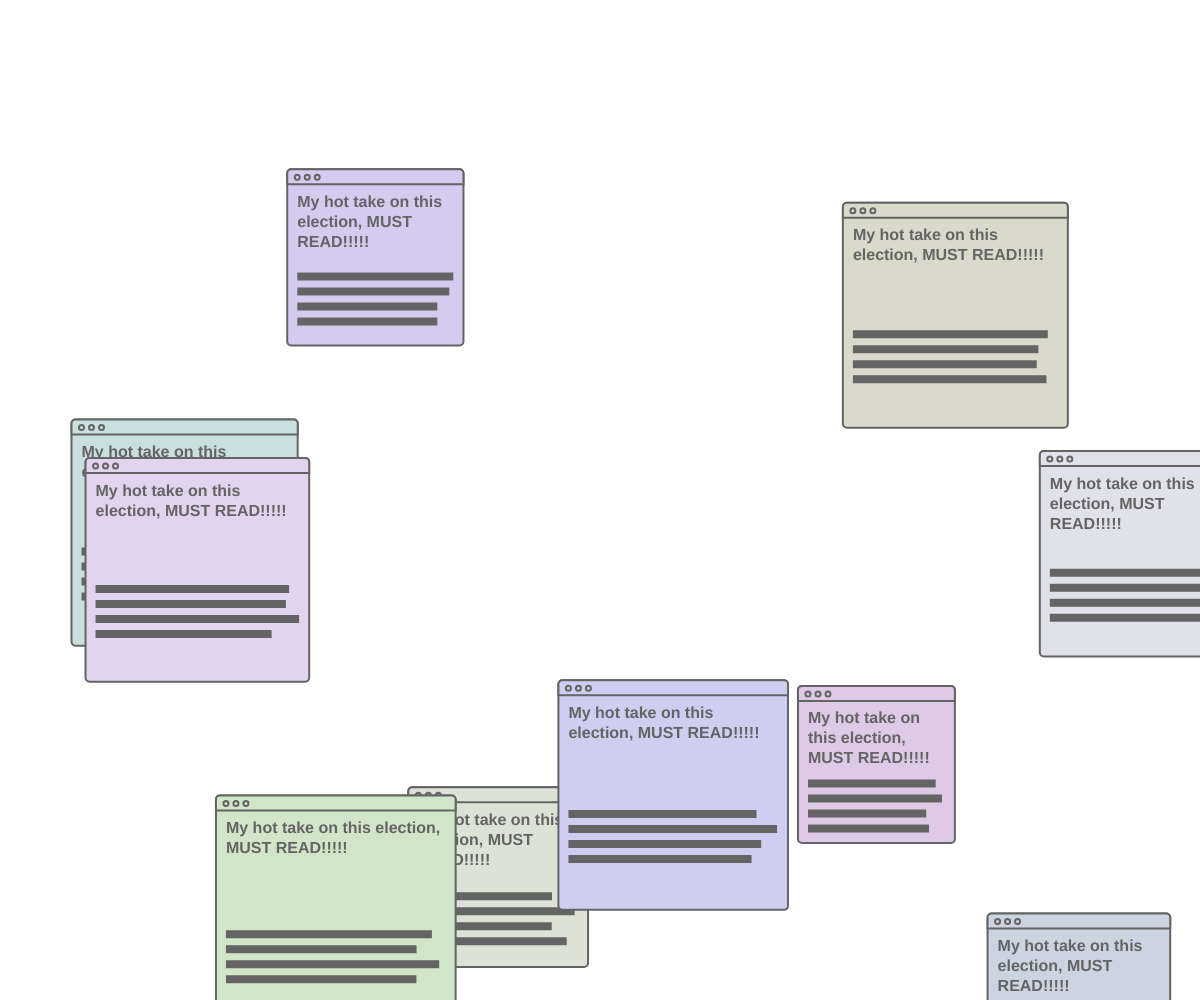
Frame 1 (no input)
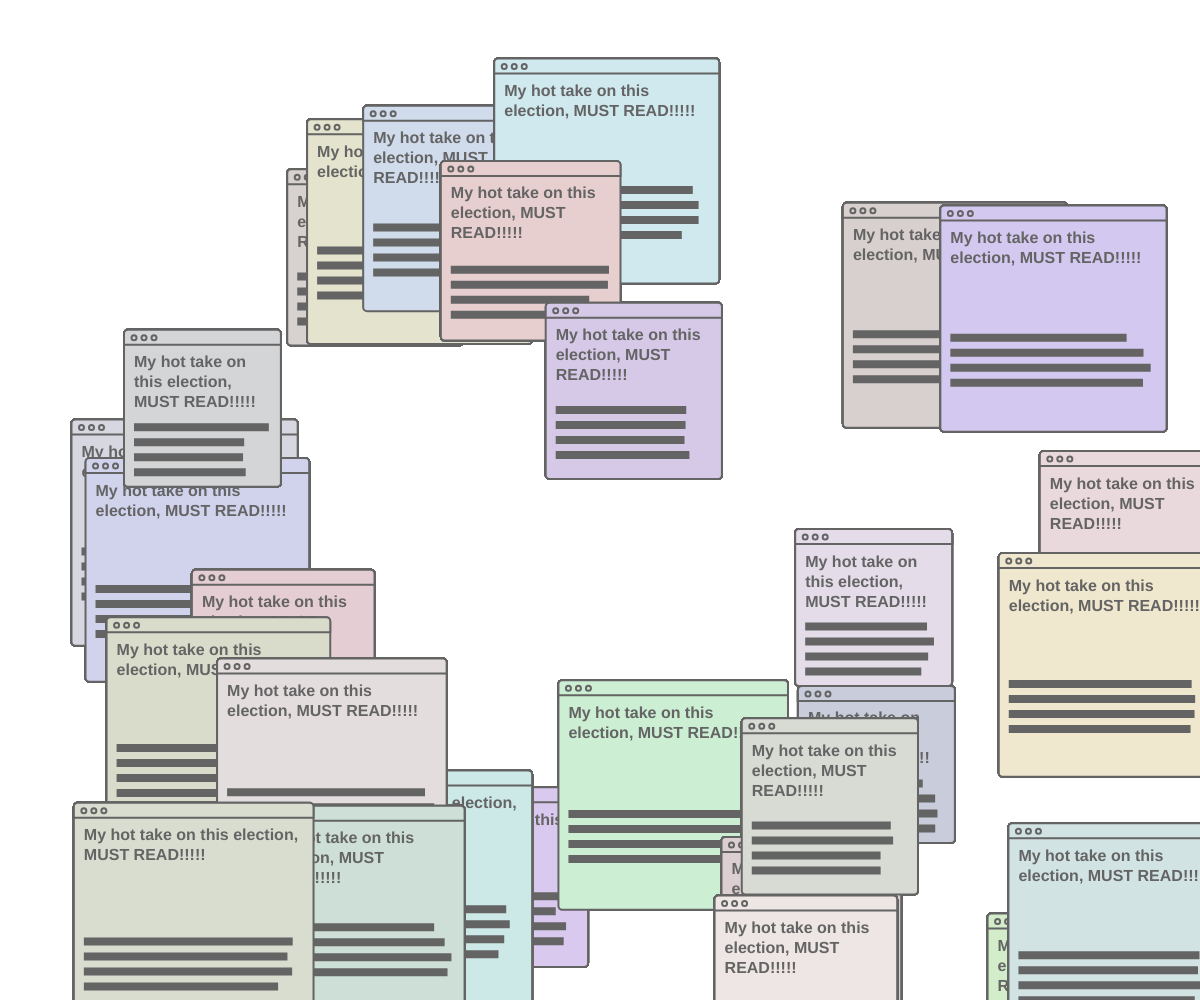
Frame 60 (no input)
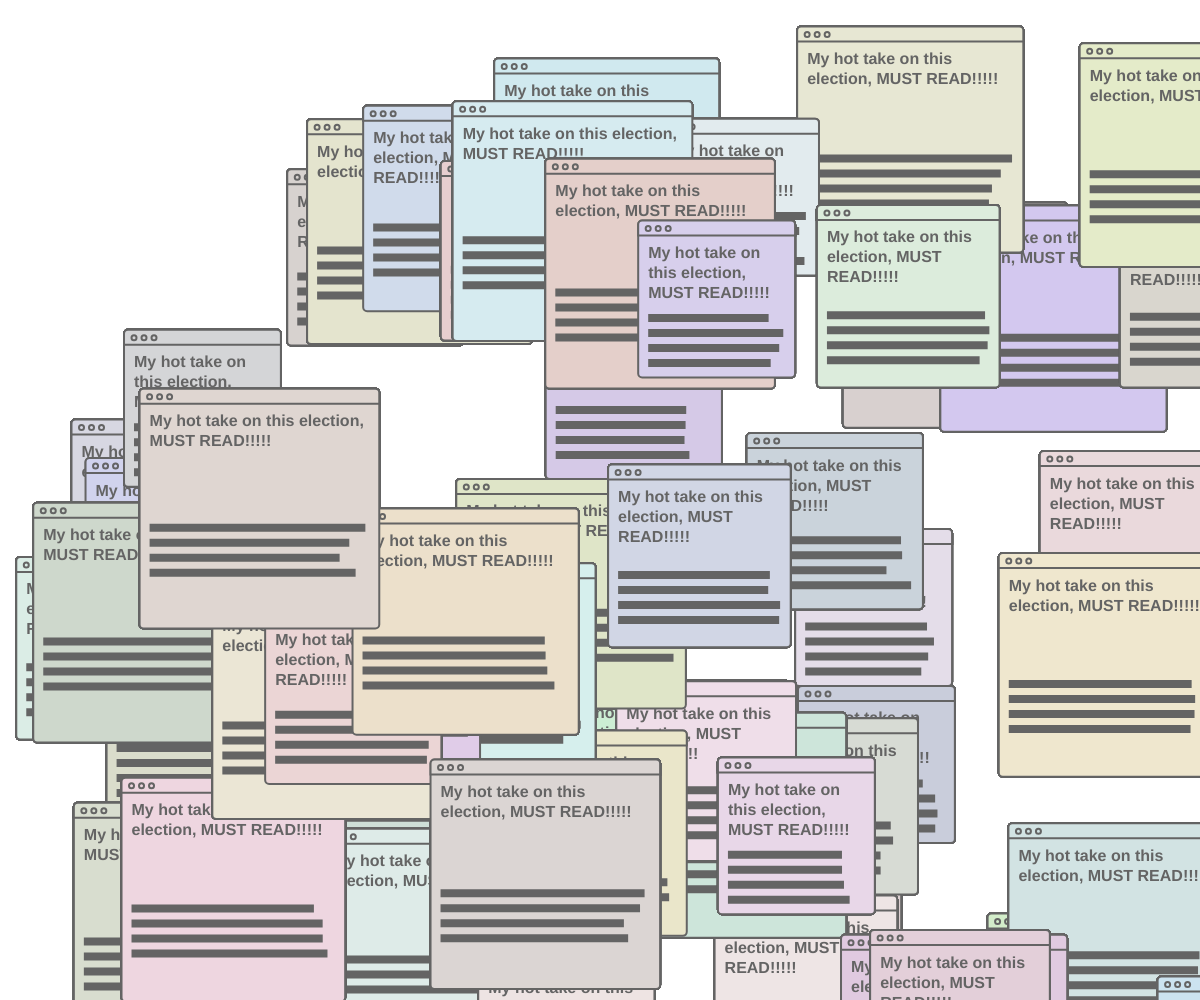
Frame 120 (the mouse pressed at the canvas centre since frame 60)

The p5.js sketch that drew these frames (run headless with seeded random() and noise() and a simulated clock; from frame 60 on, the mouse is pressed at the canvas centre):

// p5.js sketch
// ── sketch.js
var popups = [];
var counter = 0;


  function setup() {
  createCanvas(windowWidth,windowHeight);
  for(var x = 0; x < 10;x++){
  var popup = {
    isOpen: true,
    x: random(windowWidth-20),
    y: random(windowHeight-20),
    size: random(100) + 150,
    txt: "My hot take on this election, MUST READ!!!!!",
    render: function(){
      push();
      fill(random(40)+200,random(40)+200,random(40)+200);
      stroke(100);
      strokeWeight(2);
      rect(this.x,this.y, this.size,this.size,4);
      rect(this.x, this.y,this.size,15,4,4,0,0);
      ellipse(this.x+10,this.y+8,5,5);
      ellipse(this.x+20,this.y+8,5,5);
      ellipse(this.x+30,this.y+8,5,5);
      noStroke();
      fill(100);
      textSize(16);
      textStyle(BOLD);
      text(this.txt,this.x + 10, this.y + 25, this.size-20,this.size/2);
      for(var i = 1;i <= 4;i++){
        rect(this.x+10,this.y+this.size/2+15*i,this.size-50 + random(30),8);
      }
      pop();
    }
  };
  popups[x] = (popup);
}
}

function draw() {
  counter++;
  for(var y = 0; y < popups.length;y++){
      popups[y].render();
  }
  if(counter % 20 == 0){
    for(var y = 0; y < popups.length;y++){
      popups[y].x = random(windowWidth);
      popups[y].y = random(windowHeight);
  }
  }
}
